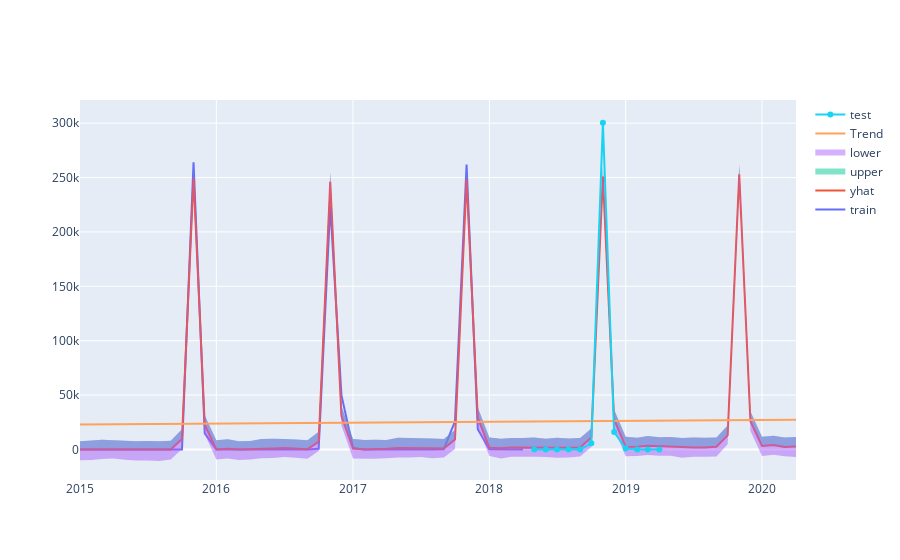

Notebook source saved alongside this figure:
### Code cell
py.iplot([
    go.Scatter(x=df_train['ds'], y=df_train['y'], name='train'),
    go.Scatter(x=forecast['ds'], y=forecast['yhat'], name='yhat'),
    go.Scatter(x=forecast['ds'], y=forecast['yhat_upper'], fill='tonexty', mode='none', name='upper'),
    go.Scatter(x=forecast['ds'], y=forecast['yhat_lower'], fill='tonexty', mode='none', name='lower'),
    go.Scatter(x=forecast['ds'], y=forecast['trend'], name='Trend'),
    go.Scatter(x=df_test['ds'], y=df_test['y'], name='test'),
])
